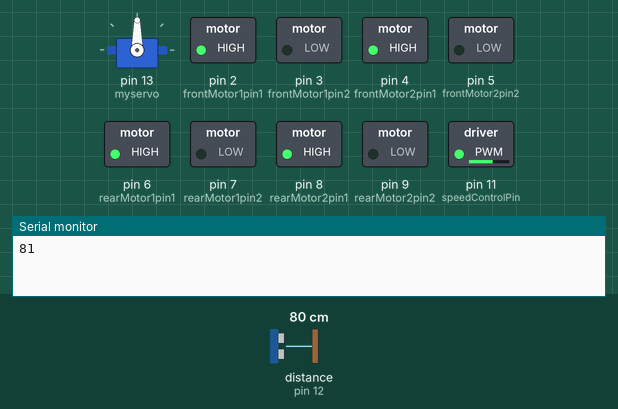
This sketch was run on a simulated Arduino Mega 2560, built with avr-gcc and run on an emulated ATmega2560. Shown: servo, switched loads named in the sketch (green lamp = pin HIGH), the last lines printed to the serial monitor. The test bench sets the inputs (shaded band); at power-on: distance to the obstacle (sensor on pin 12) 80 cm. The echo pulse lasts 58.3 µs per cm; random numbers use the default seed unless the sketch sets one.

Above: at 1.3 s.
1.4 s: distance to the obstacle (sensor on pin 12) set to 44 cm
2.9 s: distance to the obstacle (sensor on pin 12) set to 36 cm
At 3.8 s:
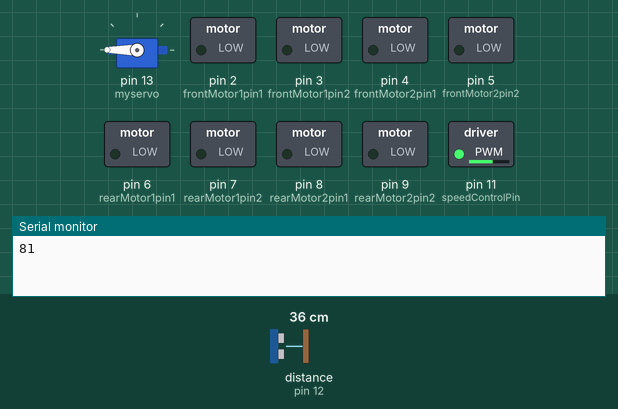
5.9 s: distance to the obstacle (sensor on pin 12) set to 32 cm
At 8.2 s:
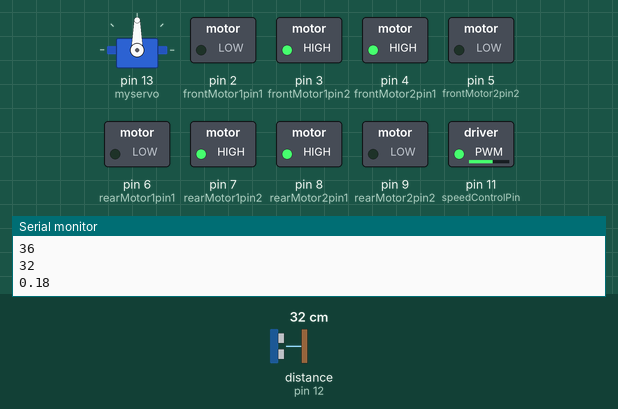
8.9 s: distance to the obstacle (sensor on pin 12) set to 60 cm
At 9.3 s:
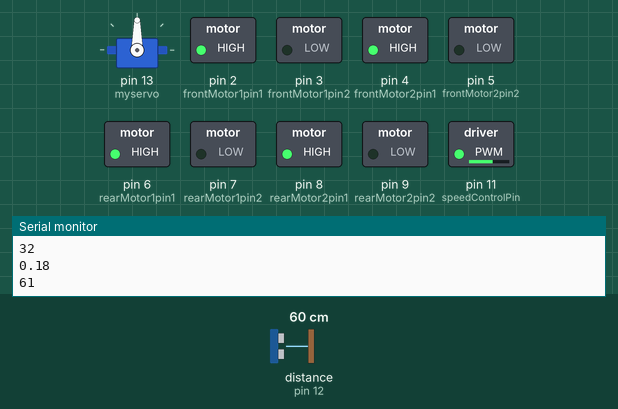
10.4 s: distance to the obstacle (sensor on pin 12) set to 2 cm
At 13.5 s:
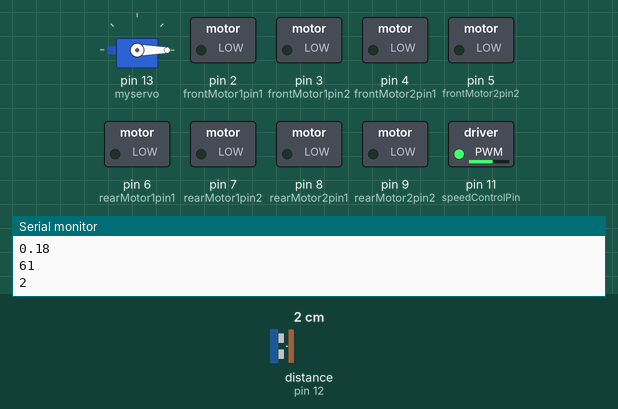
Timing chart, 0 to 17.4 s (numbered marks = the images above; inputs shaded):
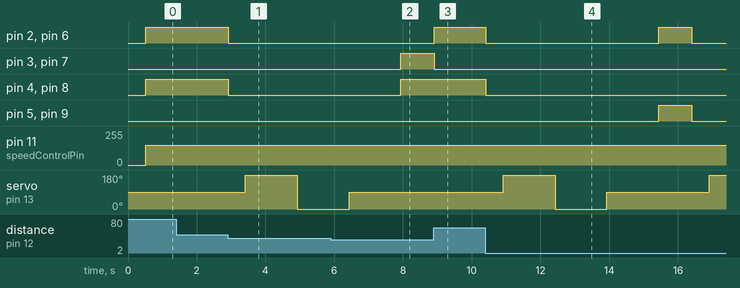

The sketch:

autonomous_car.ino
```cpp
#include <NewPing.h>
#include <Servo.h>


#define TRIGGER_PIN 10
#define ECHO_PIN 12
#define MAX_DISTANCE 400

void train();
float getResult(float, float);

NewPing sonar(TRIGGER_PIN, ECHO_PIN, MAX_DISTANCE);


Servo myservo;  // create servo object to control a servo

int pos = 0; // servo position


int frontMotor1pin1 = 2;
int frontMotor1pin2 = 3;

int frontMotor2pin1 = 4;
int frontMotor2pin2 = 5;

int rearMotor1pin1 = 6;
int rearMotor1pin2 = 7;

int rearMotor2pin1 = 8;
int rearMotor2pin2 = 9;

int speedControlPin = 11;


float distance;

void setup(){

    Serial.begin (9600);

    pinMode(frontMotor1pin1, OUTPUT);
    pinMode(frontMotor1pin2, OUTPUT);
    pinMode(frontMotor2pin1, OUTPUT);
    pinMode(frontMotor2pin2, OUTPUT);

    pinMode(rearMotor1pin1, OUTPUT);
    pinMode(rearMotor1pin2, OUTPUT);
    pinMode(rearMotor2pin1, OUTPUT);
    pinMode(rearMotor2pin2, OUTPUT);

    pinMode(speedControlPin, OUTPUT);

    myservo.attach(13);


    randomSeed(analogRead(53));

    //train();


}

// servo 0 = right ahead
// servo 90 = straight
// servo 180 = left

void loop(){


    int v1[2];

    float dir = 0;
    int obsDistance = 0.00;
    unsigned int distance = 0;

    delay(500);

    distance = ping();
    Serial.println(distance);

    if(distance >= 40){
      forward();
    }
    while(distance >= 40){
      distance = ping();
    }//drive forward as long as there is no obstacle
    stop();
    delay(500);

    lookLeft();
    delay(1500);
    obsDistance = 0;
    while(obsDistance == 0){
      obsDistance = ping();
      v1[0] = obsDistance; // add the distance to dist vector
    }
    Serial.println(obsDistance);
    lookRight();
    delay(1500);
    obsDistance = 0;
    while(obsDistance == 0){
      obsDistance = ping();
      v1[1] = obsDistance;
    }
    Serial.println(obsDistance);

    lookStraight();
    delay(1500);

    dir = getResult(v1[0], v1[1]);
    Serial.println(dir);

    if(dir < 0.5){
      leftTurn();
      delay(460);
    }
    else{
      rightTurn();
      delay(460);
    }

    /*if (v1[0] > v1[1]){
      leftTurn();
      delay(460);
    }
    else{
      rightTurn();
      delay(460);
    }

     stop();
     delay(500);*/
}

unsigned int ping(){

    delay(5);
    unsigned int uS = sonar.ping();
    pinMode(ECHO_PIN,OUTPUT);
    digitalWrite(ECHO_PIN,LOW);
    pinMode(ECHO_PIN,INPUT);
    uS = uS / US_ROUNDTRIP_CM;
    delay(5);
    return uS;
}

// Drive forward function
void forward(){

   analogWrite(speedControlPin, 150);
   digitalWrite(frontMotor1pin1, HIGH);
   digitalWrite(frontMotor1pin2, LOW);

   digitalWrite(frontMotor2pin1, HIGH);
   digitalWrite(frontMotor2pin2, LOW);

   digitalWrite(rearMotor1pin1, HIGH);
   digitalWrite(rearMotor1pin2, LOW);

   digitalWrite(rearMotor2pin1, HIGH);
   digitalWrite(rearMotor2pin2, LOW);

}

// Reverse function
void reverse(){

    //pins 2&3, back left
    digitalWrite(frontMotor1pin1, LOW);
    digitalWrite(frontMotor1pin2, HIGH);
    //pins 4&5, back right
    digitalWrite(frontMotor2pin1, LOW);
    digitalWrite(frontMotor2pin2, HIGH);
    //pins 6&7, front left
    digitalWrite(rearMotor1pin1, LOW);
    digitalWrite(rearMotor1pin2, HIGH);
    //pins 8&9, front right
    digitalWrite(rearMotor2pin1, LOW);
    digitalWrite(rearMotor2pin2, HIGH);
}

// Turn left function?
void leftTurn(){

    analogWrite(speedControlPin, 150);
    //pins 2&3, back left
    digitalWrite(frontMotor1pin1, LOW);
    digitalWrite(frontMotor1pin2, HIGH);
    //pins 4&5, back right
    digitalWrite(frontMotor2pin1, HIGH);
    digitalWrite(frontMotor2pin2, LOW);
    //pins 6&7, front left
    digitalWrite(rearMotor1pin1, LOW);
    digitalWrite(rearMotor1pin2, HIGH);
    //pins 8&9, front right
    digitalWrite(rearMotor2pin1, HIGH);
    digitalWrite(rearMotor2pin2, LOW);
}


// Turn right function?
void rightTurn(){

    analogWrite(speedControlPin, 150);
    //pins 2&3, back left
    digitalWrite(frontMotor1pin1, HIGH);
    digitalWrite(frontMotor1pin2, LOW);
    //pins 4&5, back right
    digitalWrite(frontMotor2pin1, LOW);
    digitalWrite(frontMotor2pin2, HIGH);
    //pins 6&7, front left
    digitalWrite(rearMotor1pin1, HIGH);
    digitalWrite(rearMotor1pin2, LOW);
    //pins 8&9, front right
    digitalWrite(rearMotor2pin1, LOW);
    digitalWrite(rearMotor2pin2, HIGH);
}

void stop(){
    //pins 2&3, back left
    digitalWrite(frontMotor1pin1, LOW);
    digitalWrite(frontMotor1pin2, LOW);
    //pins 4&5, back right
    digitalWrite(frontMotor2pin1, LOW);
    digitalWrite(frontMotor2pin2, LOW);
    //pins 6&7, front left
    digitalWrite(rearMotor1pin1, LOW);
    digitalWrite(rearMotor1pin2, LOW);
    //pins 8&9, front right
    digitalWrite(rearMotor2pin1, LOW);
    digitalWrite(rearMotor2pin2, LOW);
}

void lookLeft(){

  myservo.write(180);
}

void lookStraight(){

  myservo.write(90);

}

void lookRight(){

  myservo.write(0);

}
```

NN.ino
```cpp
#include <math.h>

const int trainX = 40; //size of training set ie # of inputs
const int inputNeurons = 2; //two input nodes
const int hiddenNeurons = 3; //two hidden neurons
const int outputNeurons = 1; //# of outputs
const float learningRate = 0.1; // learning rate
const float initWeightMax = 0.5; // max value to  initialize weights w/
const float momentum = 0.9;
const float success = 0.01; // finish training when error is less than this val


float error;
float Accum;
float randomNum;
float sum;
int count;

int RandomizedIndex[trainX];
float inputNormalize[trainX][inputNeurons];

float hiddenLayerOutputs[hiddenNeurons];
float outputLayerOutputs[outputNeurons];
float hiddenWeights[inputNeurons+1][hiddenNeurons];
float outputWeights[hiddenNeurons+1][outputNeurons];
float hiddenDelta[hiddenNeurons];
float outputDelta[outputNeurons];
float changeHiddenWeights[inputNeurons+1][hiddenNeurons];
float changeOutputWeights[hiddenNeurons+1][outputNeurons];


//training sets for XOR
const float Input[trainX][inputNeurons] = {
  {74, 112},//1 0
  {103, 36},//0 1
  {80, 73},//0 2
  {52, 84},//1 3
  {100, 31},//0 4
  {68, 44},//0 5
  {89, 90},//1 6
  {59, 25},//0 7
  {97, 104},//1 8
  {24, 13},//0 9
  {24, 94},//1 10
  {88, 91},//1 11
  {94, 39},//0 12
  {62, 26},//0 13
  {91, 67},//0 14
  {105, 27},//0 15
  {85, 58},//0 16
  {22, 37},//1 17
  {65, 43},//0 18
  {78, 65},//0 19
  {47, 40},//0 20
  {55, 45},//0 21
  {60, 73},//1 22
  {54, 90} , //1 23
  {78, 68},//0 24
  {12, 40},//1 25
  {5, 54},//1 26
  {7, 59},//1 27
  {46, 47},//1 28
  {39, 10},//0 29
  {24, 36},//1 30
  {83, 59},//0 31
  {94, 102},//1 32
  {6, 10},//1 33
  {0, 40},//1 34
  {16, 69},//1 35
  {43, 55},//1 36
  {64, 31},//0 37
  {86, 90},//1 38
  {20, 23}//1 39
};

const byte Target[trainX][outputNeurons] = {
  { 1}, // 0
  { 0}, //1
  { 0}, //2
  { 1}, //3
  { 0}, //4
  { 0}, //5
  { 1}, //6
  { 0}, //7
  { 1}, //8
  { 0},//9
  { 1},//10
  { 1},//11
  { 0},//12
  { 0},//13
  { 0},//14
  { 0},//15
  { 0},//16
  { 1},//17
  { 0},//18
  { 0},//19
  { 0},//20
  { 0},//21
  { 1},//22
  { 1},//23
  { 0},//24
  { 1},//25
  { 1},//26
  { 1},//27
  { 1},//28
  { 0},//29
  { 1},//30
  { 0},//31
  { 1},//32
  { 1},//33
  { 1},//34
  { 1},//35
  { 1},//36
  { 0},//37
  { 1},//38
  { 1} //39
};


float trainedHiddenWeights[inputNeurons + 1][hiddenNeurons] = {
    { -54.01, 37.70, -15.60},
    {54.69, -37.93, 15.67},
    {-0.06, 0.04, -0.47}
  };

float trainedOutputWeights[hiddenNeurons + 1][outputNeurons] = {
    {28.69},
    {-20.47},
    {8.63},
    {-6.08}
  };


void train(){
for (int x = 0; x < trainX; x++){
    inputNormalize[x][0] = Input[x][0]/1000;
    inputNormalize[x][1] = Input[x][1]/1000;
}


 for( int p = 0 ; p < trainX ; p++ ) {
      RandomizedIndex[p] = p ;
}

//initialize hiddenWeights && hidden change weights
for ( int i = 0 ; i < hiddenNeurons; i++ ) {
    for( int j = 0 ; j <= inputNeurons; j++ ) {
      changeHiddenWeights[j][i] = 0.0;
      randomNum = float(random(100))/100;
      hiddenWeights[j][i] = 2.0 * ( randomNum - 0.5 ) * initWeightMax;
    }
  }

// initialize output changeWeights && output weights
  for ( int i = 0 ; i < outputNeurons ; i ++ ) {
    for( int j = 0 ; j <= hiddenNeurons ; j++ ) {
      changeOutputWeights[j][i] = 0.0 ;
      randomNum = float(random(100))/100;
      outputWeights[j][i] = 2.0 * ( randomNum - 0.5 ) * initWeightMax;
    }
  }

for (int epoch = 0; epoch < 1000000; epoch++){

    //Randomize order
  for( int p = 0 ; p < trainX ; p++) {
      int q = random(trainX);
      int r = RandomizedIndex[p] ;
      RandomizedIndex[p] = RandomizedIndex[q] ;
      RandomizedIndex[q] = r ;
    }

  error = 0.0;
  //Forward Propagate:

  //cycle through each input ie training size
  for(int x = 0; x < trainX; x++){
    count = RandomizedIndex[x];
    // hidden layer activations
    for(int i = 0; i < hiddenNeurons; i++){
      //start with hidden bias
      sum = hiddenWeights[inputNeurons][i];
      for(int j = 0; j< inputNeurons; j++){
      //add weighted input
        sum += inputNormalize[count][j] * hiddenWeights[j][i];
      }
      //compute sigmoid of sum of hidden layers for hiddenOutput
      hiddenLayerOutputs[i] = 1.0/(1.0 + exp(-sum));
    }


    //compute outputLayer activation && errors
    for(int k = 0; k < outputNeurons; k++){
      //start with output bias
      sum = outputWeights[hiddenNeurons][k];
      for(int l = 0; l < hiddenNeurons; l++){
        //add weighted input from hiddenlayeroutputs
        sum += hiddenLayerOutputs[l] * outputWeights[l][k];
      }
      //calculate sigmoid
      outputLayerOutputs[k] = 1.0/(1.0 + exp(-sum));
      //calculate errors && add them to output delta for backprop

      outputDelta[k] = (Target[count][k] - outputLayerOutputs[k]) *
      outputLayerOutputs[k] * (1.0 - outputLayerOutputs[k]);

      //record current error to check if training is done
      error += 0.5 * (Target[count][k] - outputLayerOutputs[k]) *
      (Target[count][k] - outputLayerOutputs[k]);
    }
  //END FORWARD PROP

  //START BACKPROP
  //calculate amount change for weights
    for(int m = 0; m < hiddenNeurons; m++){
      Accum = 0.0;
      for(int n = 0; n < outputNeurons; n++){
        Accum += outputWeights[m][n] * outputDelta[n];
      }
      hiddenDelta[m] = Accum * hiddenLayerOutputs[m] * (1.0 - hiddenLayerOutputs[m]);
    }

    //update hidden weights
    for(int o = 0; o < hiddenNeurons; o++){
      changeHiddenWeights[inputNeurons][o] = learningRate * hiddenDelta[o] + momentum * changeHiddenWeights[inputNeurons][o];
      hiddenWeights[inputNeurons][o] += changeHiddenWeights[inputNeurons][o];
      for(int p = 0; p < inputNeurons; p++){
        changeHiddenWeights[p][o] = learningRate * inputNormalize[count][p] * hiddenDelta[o] + momentum * changeHiddenWeights[p][o];
        hiddenWeights[p][o] += changeHiddenWeights[p][o];
      }
    }


    //update outputweights
    for(int q = 0; q < outputNeurons; q++){
      changeOutputWeights[hiddenNeurons][q] = learningRate * outputDelta[q] + momentum * changeOutputWeights[hiddenNeurons][q];
      outputWeights[hiddenNeurons][q] += changeOutputWeights[hiddenNeurons][q];
      for(int r = 0; r < hiddenNeurons; r++){
        changeOutputWeights[r][q] = learningRate * hiddenLayerOutputs[r] * outputDelta[q] + momentum * changeOutputWeights[r][q];
        outputWeights[r][q] += changeOutputWeights[r][q];
      }
    }
    //end backprop
  }
  if (error < success) {break;}
}

//print hidden and output wieghts to be used be getResults() to pretrain model
  Serial.println("Hidden Weights:");
  for(int i = 0; i<=inputNeurons; i++){
    for(int j = 0; j < hiddenNeurons; j++){
      Serial.print(hiddenWeights[i][j]);
      Serial.print(" ");
    }
    Serial.println();
  }

  Serial.println("Output Weights:");
  for(int i = 0; i<=hiddenNeurons; i++){
    for(int j = 0; j < outputNeurons; j++){
      Serial.print(outputWeights[i][j]);
      Serial.print(" ");
    }
    Serial.println();
  }
}


float getResult(float val1, float val2){
  float input[1][2];

  input[0][0] = val1/1000;
  input[0][1] = val2/1000;

  //feedforward
  for( int i = 0 ; i < hiddenNeurons; i++ ) {
      sum = trainedHiddenWeights[inputNeurons][i] ;
      for(int j = 0 ; j < inputNeurons; j++ ) {
        sum += input[0][j] * trainedHiddenWeights[j][i];
      }
      hiddenLayerOutputs[i] = 1.0/(1.0 + exp(-sum)) ;
    }

    for(int i = 0 ; i < outputNeurons ; i++ ) {
      sum = trainedOutputWeights[hiddenNeurons][i] ;
      for( int j = 0 ; j < hiddenNeurons; j++ ) {
        sum += hiddenLayerOutputs[j] * trainedOutputWeights[j][i] ;
      }
      outputLayerOutputs[i] = 1.0/(1.0 + exp(-sum)) ;
    }

  //return output
  return outputLayerOutputs[0];
}
```

Measured:
- the behaviour switches between 40 and 39 cm on distance to the obstacle (sensor on pin 12) (found by bisection; images 0 and 1)
- the behaviour switches between 35 and 34 cm on distance to the obstacle (sensor on pin 12) (found by bisection; images 1 and 2)
- after the input at 1.4 s, every drawn part: stays the same
- after the input at 2.9 s, pin 2 (frontMotor1pin1), pin 4 (frontMotor2pin1), pin 6 (rearMotor1pin1), pin 8 (rearMotor2pin1): HIGH → LOW at once; servo on pin 13 (myservo): 90° → 180° after 0.51 s, → 0° 1.5 s later
- after the input at 5.9 s, pin 3 (frontMotor1pin2), pin 4 (frontMotor2pin1), pin 7 (rearMotor1pin2), pin 8 (rearMotor2pin1): LOW → HIGH after 2.0 s
- after the input at 8.9 s, pin 2 (frontMotor1pin1), pin 6 (rearMotor1pin1): LOW → HIGH at once
- after the input at 10.4 s, pin 2 (frontMotor1pin1): HIGH → LOW at once, → HIGH 5.0 s later, → LOW 0.97 s later; pin 4 (frontMotor2pin1): HIGH → LOW at once
